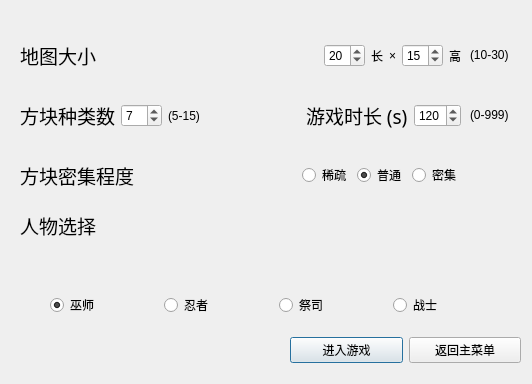
<?xml version="1.0" encoding="UTF-8"?>
<ui version="4.0">
 <class>SingleSetting</class>
 <widget class="QDialog" name="SingleSetting">
  <property name="geometry">
   <rect>
    <x>0</x>
    <y>0</y>
    <width>532</width>
    <height>384</height>
   </rect>
  </property>
  <property name="windowTitle">
   <string>单人模式设置</string>
  </property>
  <widget class="QLabel" name="label_3">
   <property name="geometry">
    <rect>
     <x>20</x>
     <y>210</y>
     <width>101</width>
     <height>31</height>
    </rect>
   </property>
   <property name="font">
    <font>
     <family>华文中宋</family>
     <pointsize>14</pointsize>
    </font>
   </property>
   <property name="text">
    <string>人物选择</string>
   </property>
  </widget>
  <widget class="QLabel" name="label_9">
   <property name="geometry">
    <rect>
     <x>50</x>
     <y>250</y>
     <width>41</width>
     <height>41</height>
    </rect>
   </property>
   <property name="text">
    <string/>
   </property>
   <property name="pixmap">
    <pixmap resource="myres.qrc">:/res/role1.png</pixmap>
   </property>
   <property name="scaledContents">
    <bool>true</bool>
   </property>
  </widget>
  <widget class="QLabel" name="label_10">
   <property name="geometry">
    <rect>
     <x>160</x>
     <y>250</y>
     <width>41</width>
     <height>41</height>
    </rect>
   </property>
   <property name="text">
    <string/>
   </property>
   <property name="pixmap">
    <pixmap resource="myres.qrc">:/res/role2.png</pixmap>
   </property>
   <property name="scaledContents">
    <bool>true</bool>
   </property>
  </widget>
  <widget class="QLabel" name="label_11">
   <property name="geometry">
    <rect>
     <x>280</x>
     <y>250</y>
     <width>41</width>
     <height>41</height>
    </rect>
   </property>
   <property name="text">
    <string/>
   </property>
   <property name="pixmap">
    <pixmap resource="myres.qrc">:/res/role3.png</pixmap>
   </property>
   <property name="scaledContents">
    <bool>true</bool>
   </property>
  </widget>
  <widget class="QLabel" name="label_12">
   <property name="geometry">
    <rect>
     <x>390</x>
     <y>250</y>
     <width>41</width>
     <height>41</height>
    </rect>
   </property>
   <property name="text">
    <string/>
   </property>
   <property name="pixmap">
    <pixmap resource="myres.qrc">:/res/role4.png</pixmap>
   </property>
   <property name="scaledContents">
    <bool>true</bool>
   </property>
  </widget>
  <widget class="QWidget" name="layoutWidget">
   <property name="geometry">
    <rect>
     <x>290</x>
     <y>330</y>
     <width>231</width>
     <height>41</height>
    </rect>
   </property>
   <layout class="QHBoxLayout" name="horizontalLayout_6">
    <item>
     <widget class="QPushButton" name="okButton">
      <property name="text">
       <string>进入游戏</string>
      </property>
     </widget>
    </item>
    <item>
     <widget class="QPushButton" name="cancelButton">
      <property name="text">
       <string>返回主菜单</string>
      </property>
     </widget>
    </item>
   </layout>
  </widget>
  <widget class="QWidget" name="layoutWidget">
   <property name="geometry">
    <rect>
     <x>50</x>
     <y>290</y>
     <width>451</width>
     <height>31</height>
    </rect>
   </property>
   <layout class="QHBoxLayout" name="horizontalLayout_7">
    <item>
     <widget class="QRadioButton" name="role1Button">
      <property name="text">
       <string>巫师</string>
      </property>
      <property name="checked">
       <bool>true</bool>
      </property>
     </widget>
    </item>
    <item>
     <widget class="QRadioButton" name="role2Button">
      <property name="text">
       <string>忍者</string>
      </property>
     </widget>
    </item>
    <item>
     <widget class="QRadioButton" name="role3Button">
      <property name="text">
       <string>祭司</string>
      </property>
      <property name="checked">
       <bool>false</bool>
      </property>
     </widget>
    </item>
    <item>
     <widget class="QRadioButton" name="role4Button">
      <property name="text">
       <string>战士</string>
      </property>
      <property name="checked">
       <bool>false</bool>
      </property>
     </widget>
    </item>
   </layout>
  </widget>
  <widget class="QWidget" name="layoutWidget">
   <property name="geometry">
    <rect>
     <x>20</x>
     <y>30</y>
     <width>441</width>
     <height>51</height>
    </rect>
   </property>
   <layout class="QHBoxLayout" name="horizontalLayout">
    <item>
     <widget class="QLabel" name="label">
      <property name="font">
       <font>
        <family>华文中宋</family>
        <pointsize>14</pointsize>
       </font>
      </property>
      <property name="layoutDirection">
       <enum>Qt::LeftToRight</enum>
      </property>
      <property name="text">
       <string>地图大小</string>
      </property>
      <property name="textFormat">
       <enum>Qt::AutoText</enum>
      </property>
      <property name="margin">
       <number>0</number>
      </property>
     </widget>
    </item>
    <item>
     <spacer name="horizontalSpacer">
      <property name="orientation">
       <enum>Qt::Horizontal</enum>
      </property>
      <property name="sizeHint" stdset="0">
       <size>
        <width>40</width>
        <height>20</height>
       </size>
      </property>
     </spacer>
    </item>
    <item>
     <widget class="QSpinBox" name="widthBox">
      <property name="minimum">
       <number>10</number>
      </property>
      <property name="maximum">
       <number>30</number>
      </property>
      <property name="value">
       <number>20</number>
      </property>
     </widget>
    </item>
    <item>
     <widget class="QLabel" name="label_6">
      <property name="contextMenuPolicy">
       <enum>Qt::DefaultContextMenu</enum>
      </property>
      <property name="layoutDirection">
       <enum>Qt::LeftToRight</enum>
      </property>
      <property name="text">
       <string>长</string>
      </property>
      <property name="alignment">
       <set>Qt::AlignCenter</set>
      </property>
     </widget>
    </item>
    <item>
     <widget class="QLabel" name="label_5">
      <property name="text">
       <string>×</string>
      </property>
      <property name="alignment">
       <set>Qt::AlignCenter</set>
      </property>
     </widget>
    </item>
    <item>
     <widget class="QSpinBox" name="heightBox">
      <property name="minimum">
       <number>10</number>
      </property>
      <property name="maximum">
       <number>30</number>
      </property>
      <property name="value">
       <number>15</number>
      </property>
     </widget>
    </item>
    <item>
     <widget class="QLabel" name="label_7">
      <property name="text">
       <string>高</string>
      </property>
      <property name="alignment">
       <set>Qt::AlignCenter</set>
      </property>
     </widget>
    </item>
   </layout>
  </widget>
  <widget class="QWidget" name="layoutWidget">
   <property name="geometry">
    <rect>
     <x>20</x>
     <y>90</y>
     <width>441</width>
     <height>51</height>
    </rect>
   </property>
   <layout class="QHBoxLayout" name="horizontalLayout_4">
    <item>
     <layout class="QHBoxLayout" name="horizontalLayout_2">
      <item>
       <widget class="QLabel" name="label_2">
        <property name="font">
         <font>
          <family>华文中宋</family>
          <pointsize>14</pointsize>
         </font>
        </property>
        <property name="text">
         <string>方块种类数</string>
        </property>
       </widget>
      </item>
      <item>
       <widget class="QSpinBox" name="boxNumBox">
        <property name="minimum">
         <number>5</number>
        </property>
        <property name="maximum">
         <number>15</number>
        </property>
        <property name="value">
         <number>7</number>
        </property>
       </widget>
      </item>
     </layout>
    </item>
    <item>
     <widget class="QLabel" name="label_22">
      <property name="text">
       <string>(5-15)</string>
      </property>
     </widget>
    </item>
    <item>
     <spacer name="horizontalSpacer_3">
      <property name="orientation">
       <enum>Qt::Horizontal</enum>
      </property>
      <property name="sizeHint" stdset="0">
       <size>
        <width>40</width>
        <height>20</height>
       </size>
      </property>
     </spacer>
    </item>
    <item>
     <layout class="QHBoxLayout" name="horizontalLayout_5">
      <item>
       <widget class="QLabel" name="label_4">
        <property name="font">
         <font>
          <family>华文中宋</family>
          <pointsize>14</pointsize>
         </font>
        </property>
        <property name="text">
         <string>游戏时长 (s)</string>
        </property>
       </widget>
      </item>
      <item>
       <widget class="QSpinBox" name="timeBox">
        <property name="maximum">
         <number>999</number>
        </property>
        <property name="value">
         <number>120</number>
        </property>
       </widget>
      </item>
     </layout>
    </item>
   </layout>
  </widget>
  <widget class="QWidget" name="layoutWidget">
   <property name="geometry">
    <rect>
     <x>20</x>
     <y>150</y>
     <width>441</width>
     <height>51</height>
    </rect>
   </property>
   <layout class="QHBoxLayout" name="horizontalLayout_3">
    <item>
     <widget class="QLabel" name="label_8">
      <property name="font">
       <font>
        <family>华文中宋</family>
        <pointsize>14</pointsize>
       </font>
      </property>
      <property name="text">
       <string>方块密集程度</string>
      </property>
     </widget>
    </item>
    <item>
     <spacer name="horizontalSpacer_2">
      <property name="orientation">
       <enum>Qt::Horizontal</enum>
      </property>
      <property name="sizeHint" stdset="0">
       <size>
        <width>40</width>
        <height>20</height>
       </size>
      </property>
     </spacer>
    </item>
    <item>
     <widget class="QRadioButton" name="button1">
      <property name="text">
       <string>稀疏</string>
      </property>
      <property name="checked">
       <bool>false</bool>
      </property>
     </widget>
    </item>
    <item>
     <widget class="QRadioButton" name="button2">
      <property name="text">
       <string>普通</string>
      </property>
      <property name="checked">
       <bool>true</bool>
      </property>
     </widget>
    </item>
    <item>
     <widget class="QRadioButton" name="button3">
      <property name="text">
       <string>密集</string>
      </property>
     </widget>
    </item>
   </layout>
  </widget>
  <widget class="QLabel" name="label_20">
   <property name="geometry">
    <rect>
     <x>470</x>
     <y>30</y>
     <width>56</width>
     <height>49</height>
    </rect>
   </property>
   <property name="text">
    <string>(10-30)</string>
   </property>
  </widget>
  <widget class="QLabel" name="label_21">
   <property name="geometry">
    <rect>
     <x>470</x>
     <y>90</y>
     <width>56</width>
     <height>49</height>
    </rect>
   </property>
   <property name="text">
    <string>(0-999)</string>
   </property>
  </widget>
 </widget>
 <resources>
  <include location="myres.qrc"/>
 </resources>
 <connections/>
</ui>
